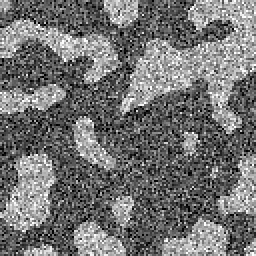
%> input picture data_fusion_pw/ima_dat1.png, 128 x 128 px (shown 2 times larger)
$ octave TP_SETI_3classes_MLA_ATrous_.m   (GNU Octave 9; MATLAB toolbox functions it lacks are replaced by stand-ins)
%> lines starting %> are read from the running program, lines starting %| are printed output that depends on the picture
### data_fusion_pw/Fonctions/Regle_Dempster.m
function I_conj = Regle_Dempster(I1,I2)

I_conj = zeros(size(I1,1),size(I1,2),size(I1,3));

% vecteur element focaux
EltF_ok=zeros(size(I1,3),2);
for i=1:size(I1,3)
    if sum(sum(I1(:,:,i))) >0
        EltF_ok(i,1) = 1;
    end
    if sum(sum(I2(:,:,i))) >0
        EltF_ok(i,2) = 1;
    end
end


% regle conjonctive sans normalisation
for i=1:size(I1,3)
    for j=1:size(I1,3)
            % ******************************
            % **** début compléter *********

            % Prendre la forme binaire
            B=dec2bin(mod(i,size(I1,3)),log2(size(I1,3)));
            C=dec2bin(mod(j,size(I1,3)),log2(size(I1,3)));

            % Prendre l'intersection binaire entre B et C
            intersection = bitand(str2num(B(:)),str2num(C(:)));
            intersection_index = bin2dec(num2str(intersection)');

            % Pour l'élément vide, l'index est sur la dernière colonne et
            % ne suit pas la logique précédente
            if intersection_index == 0
                intersection_index = size(I1,3);
            end

            % Rajouter le produit de masses de m1(B) et m2(C)
            I_conj(:,:,intersection_index) = I_conj(:,:,intersection_index) + I1(:,:,i).*I2(:,:,j);

            % **** Fin compléter ***********
            % ******************************
    end
end

### data_fusion_pw/Fonctions/erosion_Im.m
function I_erd = erosion_Im(Im,d, n)

% Im = l'image
% d = la taille de l'élément structurant
% n = Combien d'erosions successives

nl = size(Im,1);
nc = size(Im,2);
nClass = size(Im,3);
I_erd=Im;

% Vecteur element focaux
EltF_ok=zeros(nClass);
for i=1:nClass
    if sum(sum(Im(:,:,i))) >0
        EltF_ok(i) = 1;
    end
end

%% Erosion

% Pour chaque iteration d'érosion
for o=1:n

    % Pour chaque classe ( A, B )
    for k=1:nClass

        % Verification que element focal
        if EltF_ok(k) == 1

            % Appliquer le filtre sur l'image
            for i=1:nl %lignes
                for j=1:nc %colonnes

                   I_erd(i,j,k) = min(min(Im(max(i-d,1):min(i+d,nl),max(j-d,1):min(j+d,nc),k))); %% Partie à Completer

                end
            end
        end
    end

    Im = I_erd;
end

### data_fusion_pw/Fonctions/calcul_BetP3classes.m
function BetP = calcul_BetP3classes(I)
% Rappel Def : BetP(omega) = somme ( m(A)/|A| ) pour tout A tel que omega appartient à A.

dim=log2(size(I,3));
BetP = ones(size(I,1),size(I,2),dim);

for i=1:size(I,1)
   for j=1:size(I,2)

           BetP(i,j,1) = I(i,j,1) + I(i,j,3)/2 + I(i,j,5)/2 + I(i,j,7)/3;
           BetP(i,j,2) = I(i,j,2) + I(i,j,3)/2 + I(i,j,6)/2 + I(i,j,7)/3;
           BetP(i,j,3) = I(i,j,3) + I(i,j,5)/2 + I(i,j,6)/2 + I(i,j,7)/3;

   end
end

end

### data_fusion_pw/Fonctions/Decision.m
function Dec = Decision (M_data)

%% Probleme a Deux classes
if (size(M_data,3)==4)

    nb_classes = 2;
    BetP_erd = zeros(size(M_data,1), size(M_data,2), nb_classes);

    %% Calcul de BetP
    % Rappel Def : BetP(omega) = somme ( m(A)/|A| ) pour tout A tel que omega appartient à A.

    BetP_erd(:,:,1) = M_data(:,:,1) + M_data(:,:,3)/nb_classes;%%
    BetP_erd(:,:,2) = M_data(:,:,2) + M_data(:,:,3)/nb_classes;%%


    %% Resultat de classification
    % Le maximum de BetP donne la classe
    Dec = max(BetP_erd(:,:,1),BetP_erd(:,:,2));%%
end


%% Probleme à trois classes

if (size(M_data,3)==8)

    %% Calcul de BetP
    Bet = calcul_BetP3classes(M_data); % completez dans la fonction  Ou voir calcul_BetP pour le cas général.

    %% Resultat de Classification

    % Version 1
    Dec = 2*(Bet(:,:,3)>Bet(:,:,2)).*(Bet(:,:,3)>Bet(:,:,1)) +...
        (Bet(:,:,2)>Bet(:,:,1)).*(Bet(:,:,2)>Bet(:,:,3)) +...
        1;

    % [8 lines of commented-out code are left out]


end

### data_fusion_pw/Fonctions/dilatation_Im.m
function I_dil = dilatation_Im(Im,d, n)
nl = size(Im,1);
nc = size(Im,2);
nClass = size(Im,3);
I_dil=Im;

% Vecteur element focaux
EltF_ok=zeros(nClass);
for i=1:size(Im,3)
    if sum(sum(Im(:,:,i))) >0
        EltF_ok(i) = 1;
    end
end

% Dilatation

% Pour chaque iteration de dilatation
for o=1:n
    % Pour chaque classe
    for k=1:size(Im,3)
        % Si 閘閙ent focal
        if EltF_ok(k) == 1

            % Application du filtre sur l'image
            for i=1:nl
                for j=1:nc

                   I_dil(i,j,k) = max(max(Im(max(i-d,1):min(i+d,nl),max(j-d,1):min(j+d,nc),k)));

                end
            end

        end
    end
    Im = I_dil;
end

### data_fusion_pw/TP_SETI_3classes_MLA_ATrous_.m


%%%%%%%%%%%%%%%%%%%% TP 3 : FUSION %%%%%%%%%%%%%%%%%%%%%%%%%%%%%
% classification par fusion d'image en fonction de croyance

% II - CLASSIFICATION 3 CLASSES a partir de sources bruitées

% clear; clc;
% close all

addpath(genpath('Fonctions'));

%% Chargement et affichage des images

Im1 = double(imread('ima_dat1.png'))/255;
%> Im1: size 128x128 double; min 0, max 1, mean 0.451
Im2 = double(imread('ima_dat2.png'))/255;
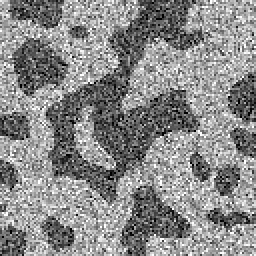
%> input picture data_fusion_pw/ima_dat2.png, 128 x 128 px (shown 2 times larger)
%> Im2: size 128x128 double; min 0, max 1, mean 0.539

subplot(1,2,1)
imshow(Im1); title('m_1(C2)');
subplot(1,2,2)
imshow(Im2); title('m_2(C1uC2)');

%% Qu.1  Allocation des masses sur les 3 classes

S1 = zeros(size(Im1,1),size(Im1,2),8);
S2 = zeros(size(Im2,1),size(Im2,2),8);

% image 1 a  deux classes : C2 (010) et C1 U C3 (101)
indice_C2    = bin2dec('010');
indice_C1uC3 = bin2dec('101');

S1(:,:,indice_C2)    = Im1;
S1(:,:,indice_C1uC3) = 1-S1(:,:,indice_C2);

% image 2 a  deux classes : C3 (100) et C1 U C2 (011)
indice_C3    = bin2dec('100');
indice_C1uC2 = bin2dec('011');

S2(:,:,indice_C1uC2) = Im2;
S2(:,:,indice_C3) = 1-S2(:,:,indice_C1uC2);

% Affichage des 4 elements focaux : C2, C3, C1uC3, C1uC2
figure,
subplot(2,2,1), imshow( S1(:,:,indice_C2) ), title('C2');
subplot(2,2,2), imshow( S2(:,:,indice_C3) ), title('C3');
subplot(2,2,3), imshow( S1(:,:,indice_C1uC3) ), title('C1 u C3');
%> after `imshow( S1(:,:,indice_C1uC3) )`:
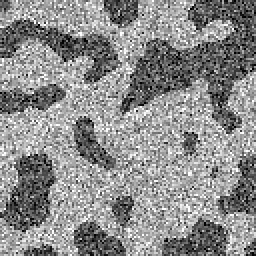
%> displayed picture: size 128x128, on the screen's scale of 0 to 255 (shown 2 times larger); min 0, max 255, mean 139.9
subplot(2,2,4), imshow( S2(:,:,indice_C1uC2) ), title('C1 u C2');

%% Qu.2  Coder la règle conjonctive pour plus de 2 classes

S12 = Regle_Dempster(S1,S2);  % completer Regle_Dempster
%> after the loop in Regle_Dempster, `for i=1:size(I1,3)`: EltF_ok = [0 0; 1 0; 0 1; 0 1; 1 0; 0 0; 0 0; 0 0]

%% Qu.3  Reprendre les questions qu2 à qu6

%% EROSION - Appliquer une erosion sur l'image

nbr_er=1; % Nombre de fois erosion
%d_er=2; % Taille de l'element structurant   %% A FAIRE VARIER

figure;
cpt = 0;
er_vals = [7];

for d_er=er_vals

%     % Erosion sur l'image
%     SE=strel('square',d_er);
%     m1_erd = imerode(m1,SE);
%     m2_erd = imerode(m2,SE);

    % Erosion sur l'image
    S1_erd = erosion_Im(S1,d_er,nbr_er);   % completez dans la fonction (ou alors utiliser avec fonction imerode, imopen, et strel pour l'element structurant)
    S2_erd = erosion_Im(S2,d_er,nbr_er);

    % Affichage des 4 elements focaux : C2, C3, C1uC3, C1uC2
    subplot(length(er_vals),4,1+4*cpt), imshow( S1_erd(:,:,indice_C2) ), title({'C2' 'apres erosion'});
    subplot(length(er_vals),4,2+4*cpt), imshow( S2_erd(:,:,indice_C3) ), title({'C3' 'apres erosion'});
    subplot(length(er_vals),4,3+4*cpt), imshow( S1_erd(:,:,indice_C1uC3) ), title({'C1 u C3' 'apres erosion'});
    subplot(length(er_vals),4,4+4*cpt), imshow( S2_erd(:,:,indice_C1uC2) ), title({'C1 u C2' 'apres erosion'});
    cpt = cpt +1;
end
%> after the loop, cpt = 1

%% EROSION - Calcul de l'ignorance = m(Omega) = m(AuB)

% Calcul de l'ignorance (a completer)
indice_C1uC2uC3 = bin2dec('111'); % indice_Omega

S1_erd(:,:,indice_C1uC2uC3) = 1-(S1_erd(:,:,indice_C2)+S1_erd(:,:,indice_C1uC3));
S2_erd(:,:,indice_C1uC2uC3) = 1-(S2_erd(:,:,indice_C1uC2)+S2_erd(:,:,indice_C3));

% Affichage de S(Omega)
figure,
subplot(1,2,1), imshow(S1_erd(:,:,indice_C1uC2uC3)); title('Ignorance Source 1');
subplot(1,2,2), imshow(S2_erd(:,:,indice_C1uC2uC3)); title(' Ignorance Source 2');

%% EROSION -  Combinaison conjonctive des bbas

S12_erd = Regle_Dempster(S1_erd,S2_erd);

%% EROSION -  Calcul des BetP et décision

Dec_erd = Decision(S12_erd); %% Completer la fonction
%> after the loop in calcul_BetP3classes, `for i=1:size(I,1)`:
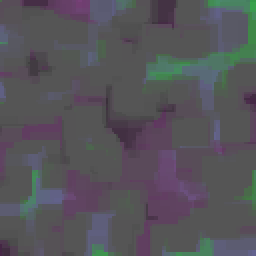
%> BetP: size 128x128x3 double (shown 2 times larger); mean R, G, B 0.338, 0.331, 0.354
%> in Decision, `Dec = 2*(Bet(:,:,3)>Bet(:,:,2)).*(Bet(:,:,3)>Bet(:,:,1)) + (Bet(:,:,2)..`:
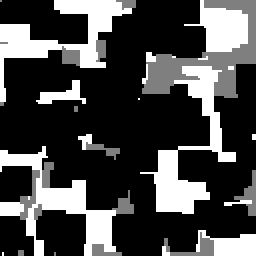
%> Dec: size 128x128 double (shown 2 times larger); min 1, max 3, mean 1.57; drawn with min black and max white

figure, imshow(Dec_erd,[]), title ({'Decision avec Erosion' ['d = ' num2str(d_er)]});


%% OUVERTURE - Appliquer une ouverture sur l'image

% Erosion sur l'image
S1_op = dilatation_Im(S1_erd,d_er,nbr_er);   % completez dans la fonction (ou alors utiliser avec fonction imerode, imopen, et strel pour l'element structurant)
%> after the loop in dilatation_Im, `for i=1:size(Im,3)`: EltF_ok = [0 0 0 0 0 0 0 0; 1 0 0 0 0 0 0 0; 0 0 0 0 0 0 0 0; 0 0 0 0 0 0 0 0; 1 0 0 0 0 0 0 0; 0 0 0 0 0 0 0 0; 1 0 0 0 0 0 0 0; 0 0 0 0 0 0 0 0]
S2_op = dilatation_Im(S2_erd,d_er,nbr_er);

% Affichage des 4 elements focaux : C2, C3, C1uC3, C1uC2
figure,
subplot(2,2,1), imshow( S1_op(:,:,indice_C2) ), title({'C2' 'apres ouverture'});
subplot(2,2,2), imshow( S2_op(:,:,indice_C3) ), title({'C3' 'apres ouverture'});
subplot(2,2,3), imshow( S1_op(:,:,indice_C1uC3) ), title({'C1 u C3' 'apres ouverture'});
subplot(2,2,4), imshow( S2_op(:,:,indice_C1uC2) ), title({'C1 u C2' 'apres ouverture'});

%% EROSION - Calcul de l'ignorance = m(Omega) = m(AuB)

% Calcul de l'ignorance (a completer)
indice_C1uC2uC3 = bin2dec('111'); % indice_Omega

S1_op(:,:,indice_C1uC2uC3) = 1-(S2_erd(:,:,indice_C2)+S2_erd(:,:,indice_C1uC3));
S2_io(:,:,indice_C1uC2uC3) = 1-(S2_erd(:,:,indice_C1uC2)+S2_erd(:,:,indice_C3));

% Affichage de S(Omega)
figure,
subplot(1,2,1), imshow(S1_op(:,:,indice_C1uC2uC3)); title(' Ignorance Source 1');
subplot(1,2,2), imshow(S2_op(:,:,indice_C1uC2uC3)); title(' Ignorance Source 2');
%> after `imshow(S2_op(:,:,indice_C1uC2uC3))`:
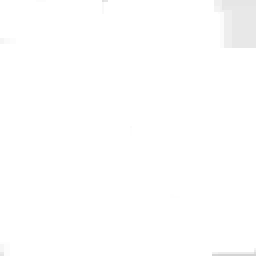
%> displayed picture: size 128x128, on the screen's scale of 0 to 255 (shown 2 times larger); min 212, max 255, mean 254.3

%% EROSION -  Combinaison conjonctive des bbas

S12_op = Regle_Dempster(S1_op,S2_op);

%% EROSION -  Calcul des BetP et décision

Dec_op = Decision(S12_op); %% Completer la fonction
%> after the loop in calcul_BetP3classes (call 2), `for i=1:size(I,1)`:
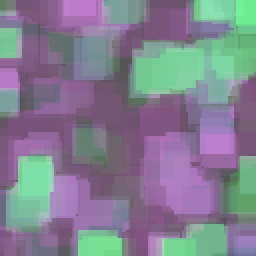
%> BetP: size 128x128x3 double (shown 2 times larger); mean R, G, B 0.507, 0.506, 0.565
%> in Decision (call 2), `Dec = 2*(Bet(:,:,3)>Bet(:,:,2)).*(Bet(:,:,3)>Bet(:,:,1)) + (Bet(:,:,2)..`:
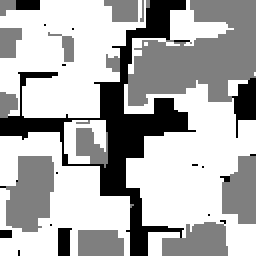
%> Dec: size 128x128 double (shown 2 times larger); min 1, max 3, mean 2.38; drawn with min black and max white

figure, imshow(Dec_op,[]), title ({'Decision avec Erosion' ['d = ' num2str(d_er)]});

%% COMPARAISON
%close all,
figure,
subplot(1,2,1), imshow(Dec_erd,[]), title ({'Decision avec Erosion' ['d = ' num2str(d_er)]});
subplot(1,2,2), imshow(Dec_op,[]), title ({'Decision avec Ouverture' ['d = ' num2str(d_er)]});
